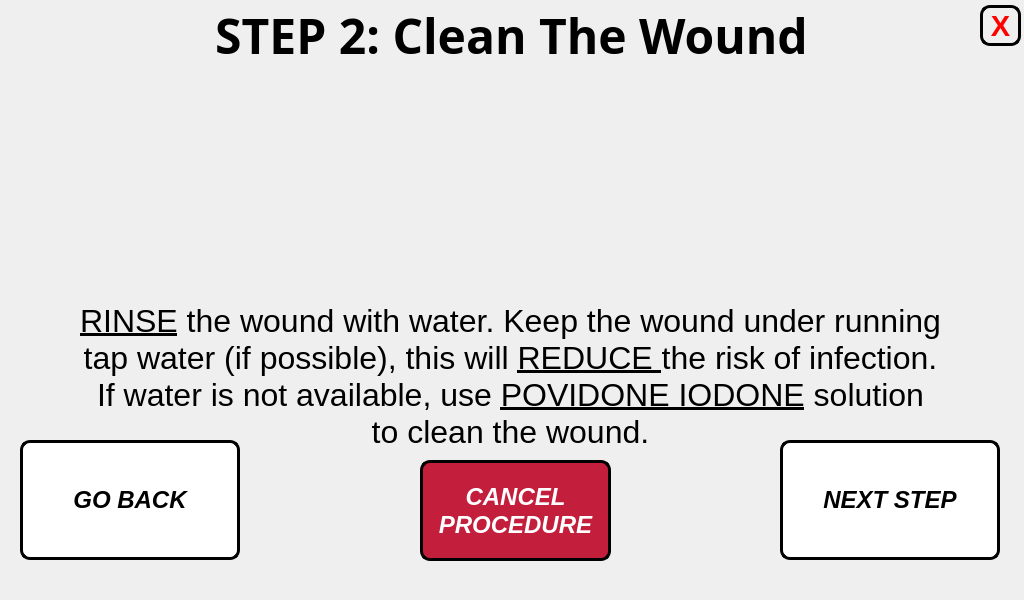
<?xml version="1.0" encoding="UTF-8"?>
<ui version="4.0">
 <class>cut_step_window2</class>
 <widget class="QMainWindow" name="cut_step_window2">
  <property name="geometry">
   <rect>
    <x>0</x>
    <y>0</y>
    <width>1024</width>
    <height>600</height>
   </rect>
  </property>
  <property name="minimumSize">
   <size>
    <width>1024</width>
    <height>600</height>
   </size>
  </property>
  <property name="maximumSize">
   <size>
    <width>1024</width>
    <height>600</height>
   </size>
  </property>
  <property name="windowTitle">
   <string>STEP 2 Procedure</string>
  </property>
  <widget class="QWidget" name="centralwidget">
   <widget class="QLabel" name="title_step_2">
    <property name="geometry">
     <rect>
      <x>6</x>
      <y>0</y>
      <width>1011</width>
      <height>71</height>
     </rect>
    </property>
    <property name="font">
     <font>
      <family>Unispace</family>
      <pointsize>18</pointsize>
      <weight>75</weight>
      <bold>true</bold>
     </font>
    </property>
    <property name="text">
     <string>&lt;html&gt;&lt;head/&gt;&lt;body&gt;&lt;p&gt;&lt;span style=&quot; font-size:36pt;&quot;&gt;STEP 2: Clean The Wound&lt;/span&gt;&lt;/p&gt;&lt;/body&gt;&lt;/html&gt;</string>
    </property>
    <property name="alignment">
     <set>Qt::AlignCenter</set>
    </property>
   </widget>
   <widget class="QLabel" name="text_steps_2">
    <property name="geometry">
     <rect>
      <x>10</x>
      <y>297</y>
      <width>1001</width>
      <height>161</height>
     </rect>
    </property>
    <property name="font">
     <font>
      <pointsize>14</pointsize>
     </font>
    </property>
    <property name="text">
     <string>&lt;html&gt;&lt;head/&gt;&lt;body&gt;&lt;p align=&quot;center&quot;&gt;&lt;span style=&quot; font-family:'Calibri'; font-size:24pt; text-decoration: underline; color:#000000;&quot;&gt;RINSE&lt;/span&gt;&lt;span style=&quot; font-family:'Calibri'; font-size:24pt; color:#000000;&quot;&gt; the wound with water. Keep the wound under running&lt;br/&gt;tap water (if possible), this will &lt;/span&gt;&lt;span style=&quot; font-family:'Calibri'; font-size:24pt; text-decoration: underline; color:#000000;&quot;&gt;REDUCE &lt;/span&gt;&lt;span style=&quot; font-family:'Calibri'; font-size:24pt; color:#000000;&quot;&gt;the risk of infection.&lt;br/&gt;If water is not available, use &lt;/span&gt;&lt;span style=&quot; font-family:'Calibri'; font-size:24pt; text-decoration: underline; color:#000000;&quot;&gt;POVIDONE IODONE&lt;/span&gt;&lt;span style=&quot; font-family:'Calibri'; font-size:24pt; color:#000000;&quot;&gt; solution &lt;br/&gt;to clean the wound.&lt;/span&gt;&lt;/p&gt;&lt;/body&gt;&lt;/html&gt;</string>
    </property>
   </widget>
   <widget class="QLabel" name="gif_player_label_2">
    <property name="geometry">
     <rect>
      <x>330</x>
      <y>59</y>
      <width>360</width>
      <height>240</height>
     </rect>
    </property>
    <property name="minimumSize">
     <size>
      <width>360</width>
      <height>240</height>
     </size>
    </property>
    <property name="maximumSize">
     <size>
      <width>360</width>
      <height>240</height>
     </size>
    </property>
    <property name="font">
     <font>
      <family>Unispace</family>
      <pointsize>16</pointsize>
      <weight>75</weight>
      <bold>true</bold>
     </font>
    </property>
    <property name="frameShape">
     <enum>QFrame::NoFrame</enum>
    </property>
    <property name="lineWidth">
     <number>1</number>
    </property>
    <property name="text">
     <string/>
    </property>
    <property name="alignment">
     <set>Qt::AlignCenter</set>
    </property>
   </widget>
   <widget class="QPushButton" name="next_step_button_2">
    <property name="geometry">
     <rect>
      <x>780</x>
      <y>440</y>
      <width>220</width>
      <height>120</height>
     </rect>
    </property>
    <property name="minimumSize">
     <size>
      <width>220</width>
      <height>120</height>
     </size>
    </property>
    <property name="maximumSize">
     <size>
      <width>220</width>
      <height>120</height>
     </size>
    </property>
    <property name="font">
     <font>
      <pointsize>18</pointsize>
      <weight>75</weight>
      <italic>true</italic>
      <bold>true</bold>
     </font>
    </property>
    <property name="cursor">
     <cursorShape>PointingHandCursor</cursorShape>
    </property>
    <property name="styleSheet">
     <string notr="true">QPushButton:hover:!pressed
{
  background-color: rgb(195,30,60);
}

QPushButton
{
  background-color: white;
color: black;
border-style: outset;
border-width: 3px;
border-radius:10px;
border-color: black;
}</string>
    </property>
    <property name="text">
     <string>NEXT STEP</string>
    </property>
   </widget>
   <widget class="QPushButton" name="go_back_injury_type_2">
    <property name="geometry">
     <rect>
      <x>20</x>
      <y>440</y>
      <width>220</width>
      <height>120</height>
     </rect>
    </property>
    <property name="minimumSize">
     <size>
      <width>220</width>
      <height>120</height>
     </size>
    </property>
    <property name="maximumSize">
     <size>
      <width>220</width>
      <height>120</height>
     </size>
    </property>
    <property name="font">
     <font>
      <pointsize>18</pointsize>
      <weight>75</weight>
      <italic>true</italic>
      <bold>true</bold>
     </font>
    </property>
    <property name="styleSheet">
     <string notr="true">QPushButton:hover:!pressed
{
  background-color: rgb(195,30,60);
}

QPushButton
{
  background-color: white;
color: black;
border-style: outset;
border-width: 3px;
border-radius:10px;
border-color: black;
}</string>
    </property>
    <property name="text">
     <string>GO BACK</string>
    </property>
   </widget>
   <widget class="QLabel" name="label">
    <property name="geometry">
     <rect>
      <x>0</x>
      <y>0</y>
      <width>1024</width>
      <height>600</height>
     </rect>
    </property>
    <property name="minimumSize">
     <size>
      <width>1024</width>
      <height>600</height>
     </size>
    </property>
    <property name="maximumSize">
     <size>
      <width>1024</width>
      <height>600</height>
     </size>
    </property>
    <property name="text">
     <string/>
    </property>
    <property name="pixmap">
     <pixmap>../pictures/program_pictures/main_wallpaper.png</pixmap>
    </property>
   </widget>
   <widget class="QPushButton" name="end_procedure_now_button">
    <property name="geometry">
     <rect>
      <x>420</x>
      <y>460</y>
      <width>191</width>
      <height>101</height>
     </rect>
    </property>
    <property name="minimumSize">
     <size>
      <width>0</width>
      <height>0</height>
     </size>
    </property>
    <property name="maximumSize">
     <size>
      <width>16777215</width>
      <height>16777215</height>
     </size>
    </property>
    <property name="font">
     <font>
      <pointsize>18</pointsize>
      <weight>75</weight>
      <italic>true</italic>
      <bold>true</bold>
     </font>
    </property>
    <property name="styleSheet">
     <string notr="true">QPushButton:hover:!pressed
{
  background-color: grey;
}

QPushButton
{
  background-color: rgb(195,30,60);
color: white;
border-style: outset;
border-width: 3px;
border-radius:10px;
border-color: black;
}</string>
    </property>
    <property name="text">
     <string>CANCEL
PROCEDURE</string>
    </property>
   </widget>
   <widget class="QPushButton" name="close_button">
    <property name="geometry">
     <rect>
      <x>980</x>
      <y>5</y>
      <width>41</width>
      <height>41</height>
     </rect>
    </property>
    <property name="font">
     <font>
      <pointsize>22</pointsize>
      <weight>75</weight>
      <bold>true</bold>
     </font>
    </property>
    <property name="styleSheet">
     <string notr="true">QPushButton:hover:!pressed
{
  background-color: rgb(195,30,60);
}

QPushButton
{

color: red;
border-style: outset;
border-width: 3px;
border-radius:10px;
border-color: black;
}
</string>
    </property>
    <property name="text">
     <string>X</string>
    </property>
   </widget>
   <zorder>label</zorder>
   <zorder>text_steps_2</zorder>
   <zorder>title_step_2</zorder>
   <zorder>gif_player_label_2</zorder>
   <zorder>next_step_button_2</zorder>
   <zorder>go_back_injury_type_2</zorder>
   <zorder>end_procedure_now_button</zorder>
   <zorder>close_button</zorder>
  </widget>
 </widget>
 <resources/>
 <connections/>
</ui>
